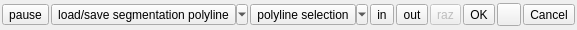
<?xml version="1.0" encoding="UTF-8"?>
<ui version="4.0">
 <class>GraphicalSegmentationDlg</class>
 <widget class="QDialog" name="GraphicalSegmentationDlg">
  <property name="geometry">
   <rect>
    <x>0</x>
    <y>0</y>
    <width>273</width>
    <height>30</height>
   </rect>
  </property>
  <property name="sizePolicy">
   <sizepolicy hsizetype="Fixed" vsizetype="Fixed">
    <horstretch>0</horstretch>
    <verstretch>0</verstretch>
   </sizepolicy>
  </property>
  <property name="windowTitle">
   <string>Segmentation</string>
  </property>
  <layout class="QHBoxLayout">
   <property name="spacing">
    <number>2</number>
   </property>
   <property name="leftMargin">
    <number>2</number>
   </property>
   <property name="topMargin">
    <number>2</number>
   </property>
   <property name="rightMargin">
    <number>2</number>
   </property>
   <property name="bottomMargin">
    <number>2</number>
   </property>
   <item>
    <widget class="QToolButton" name="pauseButton">
     <property name="toolTip">
      <string>Pause segmentation</string>
     </property>
     <property name="statusTip">
      <string>Pause segmentation  (allow rotation/panning of 3D view)</string>
     </property>
     <property name="text">
      <string>pause</string>
     </property>
     <property name="icon">
      <iconset resource="../MainWindow.qrc">
       <normaloff>:/Resources/images/smallPause.png</normaloff>:/Resources/images/smallPause.png</iconset>
     </property>
     <property name="checkable">
      <bool>true</bool>
     </property>
     <property name="checked">
      <bool>false</bool>
     </property>
    </widget>
   </item>
   <item>
    <widget class="QToolButton" name="loadSaveToolButton">
     <property name="toolTip">
      <string>Load / save segmentation polyline</string>
     </property>
     <property name="text">
      <string>load/save segmentation polyline</string>
     </property>
     <property name="icon">
      <iconset resource="../MainWindow.qrc">
       <normaloff>:/Resources/images/dbPolylineSymbol.png</normaloff>:/Resources/images/dbPolylineSymbol.png</iconset>
     </property>
     <property name="popupMode">
      <enum>QToolButton::MenuButtonPopup</enum>
     </property>
    </widget>
   </item>
   <item>
    <widget class="QToolButton" name="selectionModelButton">
     <property name="toolTip">
      <string>Polyline selection mode</string>
     </property>
     <property name="text">
      <string>polyline selection</string>
     </property>
     <property name="icon">
      <iconset resource="../MainWindow.qrc">
       <normaloff>:/Resources/images/smallPolygonSelect.png</normaloff>:/Resources/images/smallPolygonSelect.png</iconset>
     </property>
     <property name="popupMode">
      <enum>QToolButton::MenuButtonPopup</enum>
     </property>
    </widget>
   </item>
   <item>
    <widget class="QToolButton" name="inButton">
     <property name="toolTip">
      <string>Segment In</string>
     </property>
     <property name="statusTip">
      <string>Segment (keep points inside)</string>
     </property>
     <property name="text">
      <string>in</string>
     </property>
     <property name="icon">
      <iconset resource="../MainWindow.qrc">
       <normaloff>:/Resources/images/smallSegmentIn.png</normaloff>:/Resources/images/smallSegmentIn.png</iconset>
     </property>
    </widget>
   </item>
   <item>
    <widget class="QToolButton" name="outButton">
     <property name="toolTip">
      <string>Segment Out</string>
     </property>
     <property name="statusTip">
      <string>Segment (keep points outside)</string>
     </property>
     <property name="text">
      <string>out</string>
     </property>
     <property name="icon">
      <iconset resource="../MainWindow.qrc">
       <normaloff>:/Resources/images/smallSegmentOut.png</normaloff>:/Resources/images/smallSegmentOut.png</iconset>
     </property>
    </widget>
   </item>
   <item>
    <widget class="QToolButton" name="razButton">
     <property name="enabled">
      <bool>false</bool>
     </property>
     <property name="toolTip">
      <string>Clear segmentation</string>
     </property>
     <property name="statusTip">
      <string>Clear segmentation</string>
     </property>
     <property name="text">
      <string>raz</string>
     </property>
     <property name="icon">
      <iconset resource="../MainWindow.qrc">
       <normaloff>:/Resources/images/smallReset.png</normaloff>:/Resources/images/smallReset.png</iconset>
     </property>
    </widget>
   </item>
   <item>
    <widget class="QToolButton" name="validButton">
     <property name="toolTip">
      <string>Confirm segmentation</string>
     </property>
     <property name="statusTip">
      <string>Confirm segmentation</string>
     </property>
     <property name="text">
      <string>OK</string>
     </property>
     <property name="icon">
      <iconset resource="../MainWindow.qrc">
       <normaloff>:/Resources/images/smallValidate.png</normaloff>:/Resources/images/smallValidate.png</iconset>
     </property>
    </widget>
   </item>
   <item>
    <widget class="QToolButton" name="validAndDeleteButton">
     <property name="toolTip">
      <string>Confirm and delete hidden points</string>
     </property>
     <property name="statusTip">
      <string>Confirm and delete hidden points</string>
     </property>
     <property name="icon">
      <iconset resource="../MainWindow.qrc">
       <normaloff>:/Resources/images/smallTrash.png</normaloff>:/Resources/images/smallTrash.png</iconset>
     </property>
    </widget>
   </item>
   <item>
    <widget class="QToolButton" name="cancelButton">
     <property name="toolTip">
      <string>Cancel</string>
     </property>
     <property name="statusTip">
      <string>Cancel segentation</string>
     </property>
     <property name="text">
      <string>Cancel</string>
     </property>
     <property name="icon">
      <iconset resource="../MainWindow.qrc">
       <normaloff>:/Resources/images/smallCancel.png</normaloff>:/Resources/images/smallCancel.png</iconset>
     </property>
    </widget>
   </item>
  </layout>
  <action name="actionSetRectangularSelection">
   <property name="icon">
    <iconset resource="../MainWindow.qrc">
     <normaloff>:/Resources/images/smallRectangleSelect.png</normaloff>:/Resources/images/smallRectangleSelect.png</iconset>
   </property>
   <property name="text">
    <string>Rectangular selection</string>
   </property>
   <property name="toolTip">
    <string>Activates rectangular selection</string>
   </property>
  </action>
  <action name="actionSetPolylineSelection">
   <property name="icon">
    <iconset resource="../MainWindow.qrc">
     <normaloff>:/Resources/images/smallPolygonSelect.png</normaloff>:/Resources/images/smallPolygonSelect.png</iconset>
   </property>
   <property name="text">
    <string>Polygonal selection</string>
   </property>
   <property name="toolTip">
    <string>Activaites polyline selection</string>
   </property>
  </action>
  <action name="actionUseExistingPolyline">
   <property name="icon">
    <iconset resource="../MainWindow.qrc">
     <normaloff>:/Resources/images/dbPolylineSymbol.png</normaloff>:/Resources/images/dbPolylineSymbol.png</iconset>
   </property>
   <property name="text">
    <string>Use existing polyline</string>
   </property>
   <property name="toolTip">
    <string>Import polyline from DB for segmentation</string>
   </property>
  </action>
  <action name="actionExportSegmentationPolyline">
   <property name="icon">
    <iconset resource="../MainWindow.qrc">
     <normaloff>:/Resources/images/save.png</normaloff>:/Resources/images/save.png</iconset>
   </property>
   <property name="text">
    <string>Export segmentation polyline</string>
   </property>
   <property name="toolTip">
    <string>Export segmentation polyline as new entity</string>
   </property>
  </action>
 </widget>
 <resources>
  <include location="../MainWindow.qrc"/>
 </resources>
 <connections/>
</ui>
